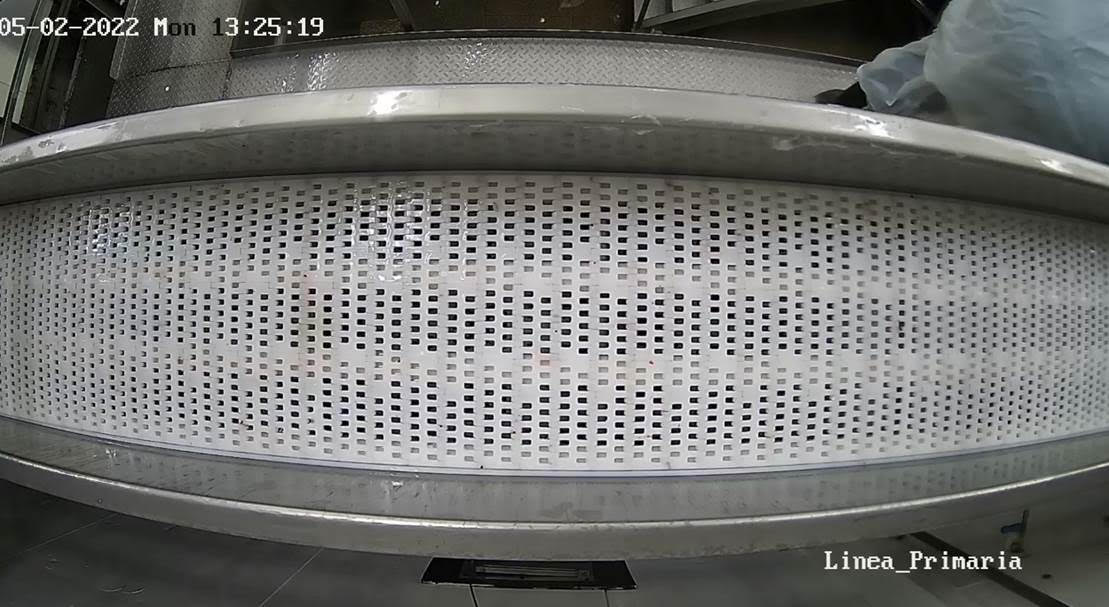
#> input picture fisheye_original.jpg, 1109 x 607 px
$ jupyter execute defisheye.ipynb
#> lines starting #> are read from the running program, lines starting #| are printed output that depends on the picture
[cell 1]
import numpy as np
import copy
import matplotlib.pyplot as plt
import cv2
fx=4000.
fy=4000.
cx=554
cy=303
K = np.array([[fx,0,cx],
        [0,fy,cy],
        [0.,0.,1]])
k1=-10.
k2=0.
k3=0.
k4=0.
D = np.array([k1,k2,k3,k4])
Knew=copy.copy(K)
img = cv2.imread("fisheye_original.jpg")
#> img is the input picture: shape (607, 1109, 3); mean B, G, R 111.4, 113.3, 112.6

point = np.array([[[300.,300.],[300,400],[400,400],[400,300]]])
img_out = cv2.fisheye.undistortImage(img,K=K, D=D,Knew=Knew)
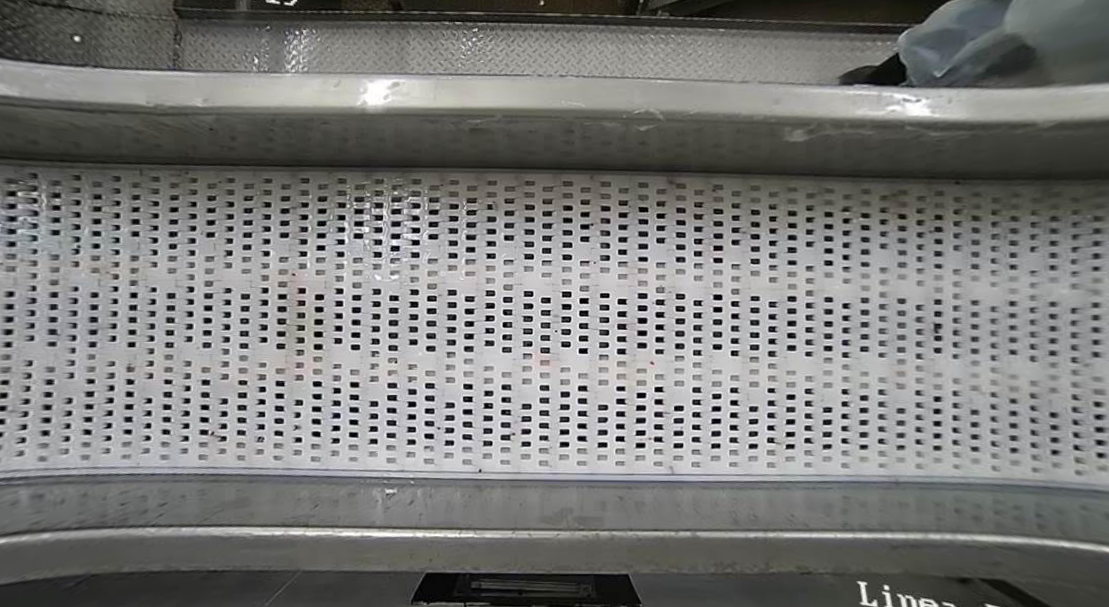
#> img_out: shape (607, 1109, 3); mean B, G, R 120.4, 122.1, 121.9

# save the img
cv2.imwrite("salida"+'.jpg',img_out,[100])
plt.imshow(img_out)


$ run again, with fixed_Photoshop.jpg copied over fisheye_original.jpg
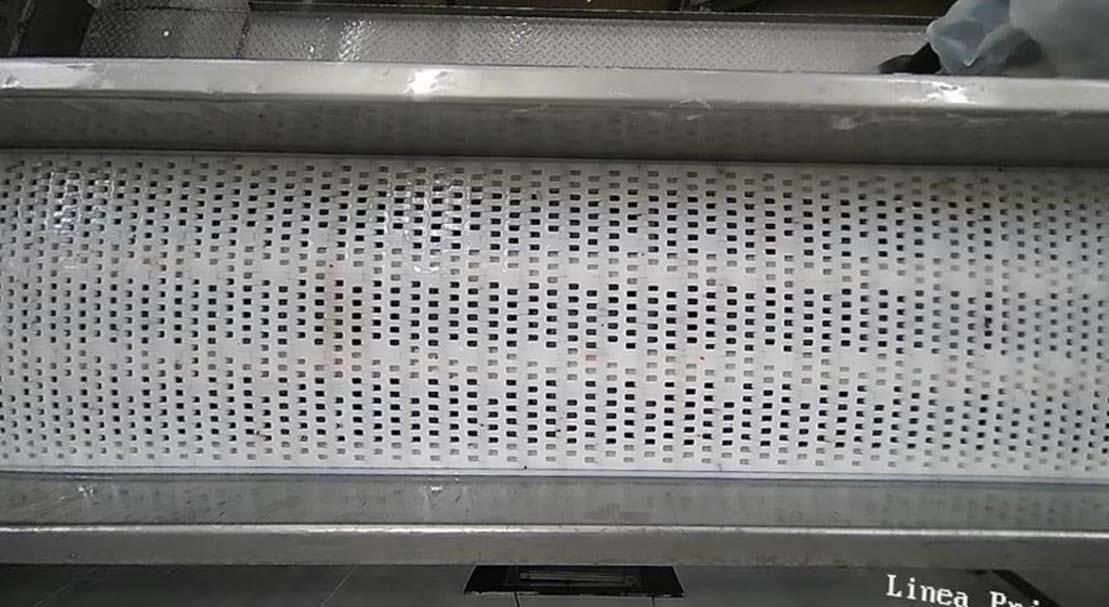
#> input picture fixed_Photoshop.jpg, 1109 x 607 px
#> img is the input picture: shape (607, 1109, 3); mean B, G, R 121, 122.1, 122.2
#> `img_out = cv2.fisheye.undistortImage(img,K=K, D=D,Knew=Knew)`:
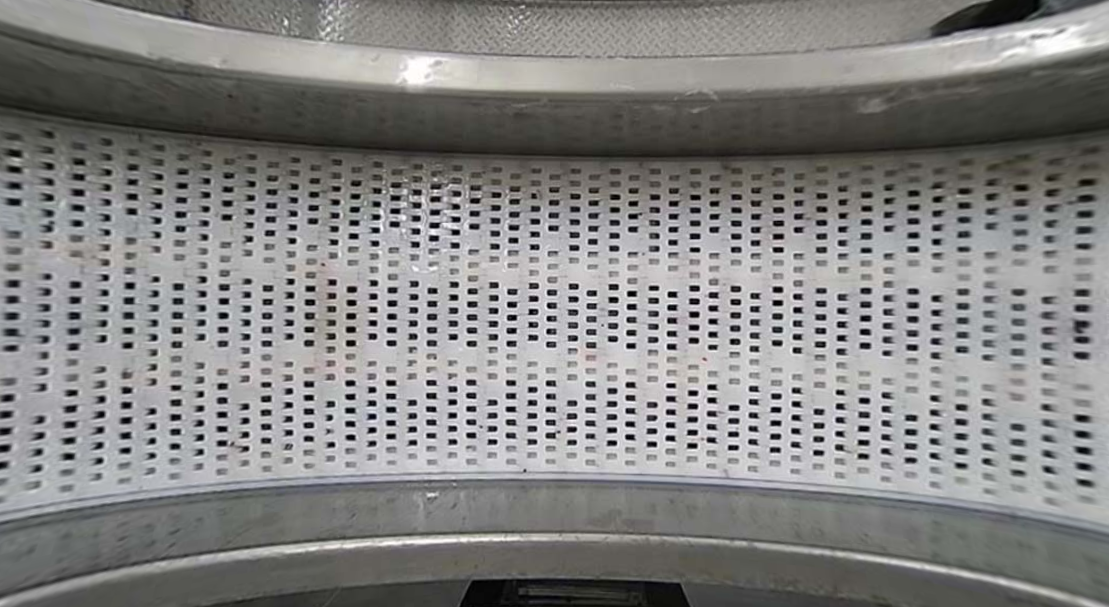
#> img_out: shape (607, 1109, 3); mean B, G, R 130.6, 131.4, 131.9
